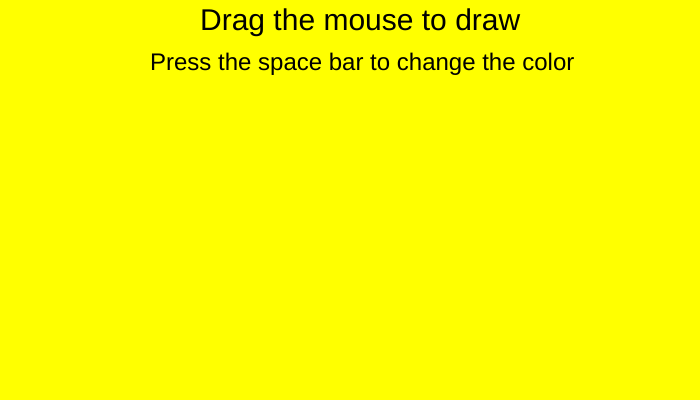
Frame 1 (no input)
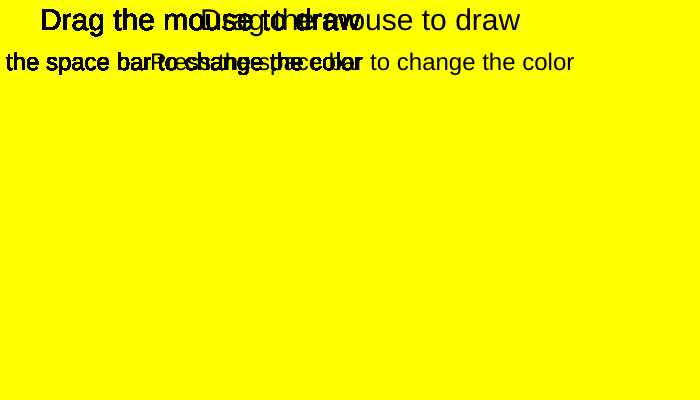
Frame 60 (no input)
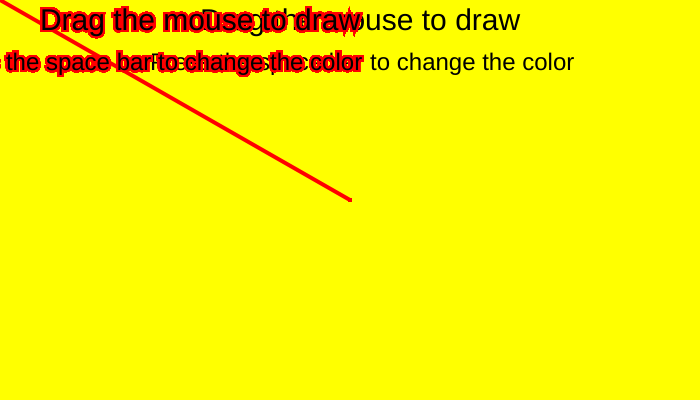
Frame 120 (the mouse pressed at the canvas centre since frame 60)

The p5.js sketch that drew these frames (run headless with seeded random() and noise() and a simulated clock; from frame 60 on, the mouse is pressed at the canvas centre):

// p5.js sketch
// ── sketch.js
function setup() {
  createCanvas(700, 400);
  c = color("red");
  background("yellow");
}

function draw() {
  textSize(30);
  text("Drag the mouse to draw", 200,30);
  textSize(24);
  text("Press the space bar to change the color", 150,70);
  textAlign(CENTER);
  if (mouseIsPressed === true) {
    stroke(c);
    strokeWeight(4);
    line(mouseX, mouseY, pmouseX, pmouseY);
  }

}

function keyPressed(){
  if(keyCode===32){
    strokeWeight(7);
    c = color("green");
  }
}
